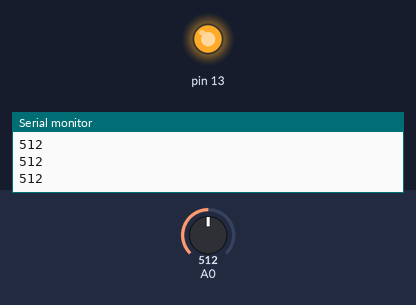
This sketch was run on a simulated Arduino Uno, built with avr-gcc and run on an emulated ATmega328P. Parts: output pins drawn as LEDs (lit = HIGH), the last lines printed to the serial monitor. The test bench sets the inputs (shaded band); at power-on: A0 = 512.

Above: at 1.3 s.
1.4 s: A0 set to 499
At 2.6 s:
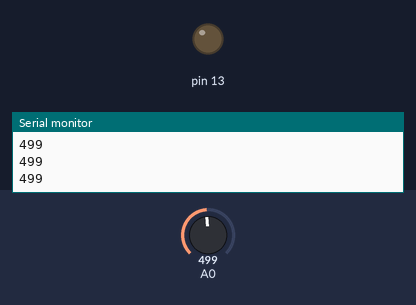
3.0 s: A0 set to 716
At 3.8 s:
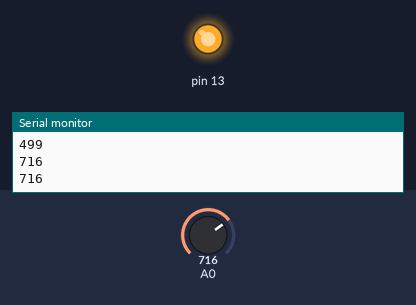
4.5 s: A0 set to 511
At 5.0 s:
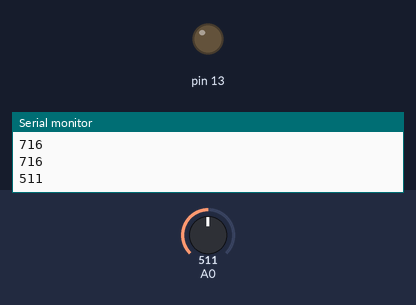
Timing chart, 0 to 7.5 s (numbered marks = the images above; inputs shaded):
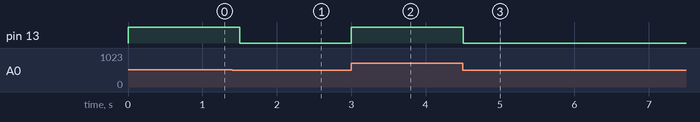

Measured:
- the behaviour switches between 512 and 511 on A0 (found by bisection; images 0 and 1)
- after the input at 1.4 s, pin 13: HIGH → LOW after 0.10 s
- after the input at 3.0 s, pin 13: LOW → HIGH at once
- after the input at 4.5 s, pin 13: HIGH → LOW at once

The sketch:

lab_tcrt5000_distance.ino
```cpp
/*
TCRT5000红外反射光电开关寻迹传感器模块
程序二，接到A0模拟口，串口波形，可以测量距离
*/

int tcrt;

void setup() {
  pinMode(13, OUTPUT);
  Serial.begin(9600);
}

void loop(){
  tcrt = analogRead(A0);
  analogWrite(13, tcrt / 4);
  Serial.println(tcrt);
  delay(500);
}
```
